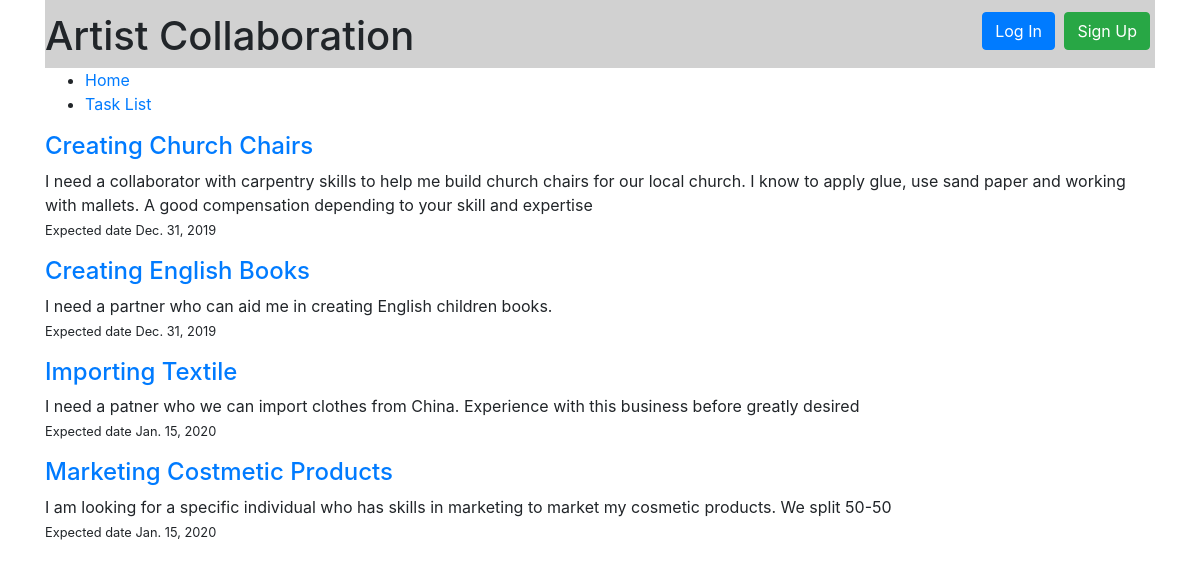
/tasks/, run on the app's committed database.
### books/models.py (models this page shows, shortened)
class Task(models.Model):
    id = models.UUIDField(
        primary_key=True,
        default=uuid.uuid4,
        editable=False
    )
    actor = models.ForeignKey(Actor, on_delete=models.CASCADE)
    profession_required = models.CharField(max_length=20)
    task_title = models.CharField(max_length=100)
    task_description = models.TextField(max_length=500)
    date_posted = models.DateField(auto_now=True)
    expiry_date = models.DateField()
    def get_absolute_url(self):
        return reverse('task_detail', args=[str(self.id)])

### books/views.py (the view)
# urls.py: path('', TaskListView.as_view(), name='task_list'),
class TaskListView(ListView):
    model = Task
    template_name = 'task/task_list.html'
    context_object_name = 'tasks'

### templates/task/task_list.html (shortened to what this page needs)
{% extends 'base.html' %}
{% block content %}
<div class="listings">
    {% for task in tasks %}
    <h4><a href="{{task.get_absolute_url}}">{{ task.task_title }}</a> </h4>
    <p4> {{ task.task_description}}</p4>
    <p><small>Expected date {{task.expiry_date}}</small></p>
    {% endfor %}
</div>
{% endblock content %}

### templates/base.html (shortened to what this page needs)
<!doctype html>
<html lang="en">
{% load static %}
<head>
    <link rel="stylesheet" href="{% static 'bootstrap/css/bootstrap.min.css' %}">
    <link rel="stylesheet" href="{% static 'css/style.css' %}">
</head>
<body>
<div class="container">
    <header>
    <div class="row">
        <div class="col-sm">
            <h1>Artist Collaboration</h1>
        </div>
        <div class="col-sm justify-content-sm-left log-btn text-right">
            {% if user.is_authenticated %}
                 <a href="{% url 'logout' %}" class="btn btn-danger">Log Out</a>
            {% else %}
                <a href="{% url 'login' %}" class="btn btn-primary">Log In</a>
                <a href="{% url 'signup' %}" class="btn btn-success">Sign Up</a>
            {% endif %}
        </div>
    </div>
    </header>
    <nav>
        <ul>
            <li><a href="{% url 'home' %}">Home</a> </li>
            <li><a href="{% url 'task_list' %}">Task List</a> </li>
        </ul>
    </nav>
    {% block content %}
    {% endblock content %}
</div>
</body>
</html>

### static/css/style.css (style rules this page uses)
header { padding-top:12px; background-color: #8080805c; }
.listings { margin-top: 12px; }
.log-btn a { margin-right:5px; }

### data on the page
Task: task_title "Creating Church Chairs", task_description "I need a collaborator with carpentry skills to help me build church chairs for our local church. I know to apply glue, use sand paper and working with mallets. A good compensation depending to your skill and expertise", expiry_date "Dec. 31, 2019"
Task: task_title "Creating English Books", task_description "I need a partner who can aid me in creating English children books.", expiry_date "Dec. 31, 2019"
Task: task_title "Importing Textile", task_description "I need a patner who we can import clothes from China. Experience with this business before greatly desired", expiry_date "Jan. 15, 2020"
Task: task_title "Marketing Costmetic Products", task_description "I am looking for a specific individual who has skills in marketing to market my cosmetic products. We split 50-50", expiry_date "Jan. 15, 2020"
